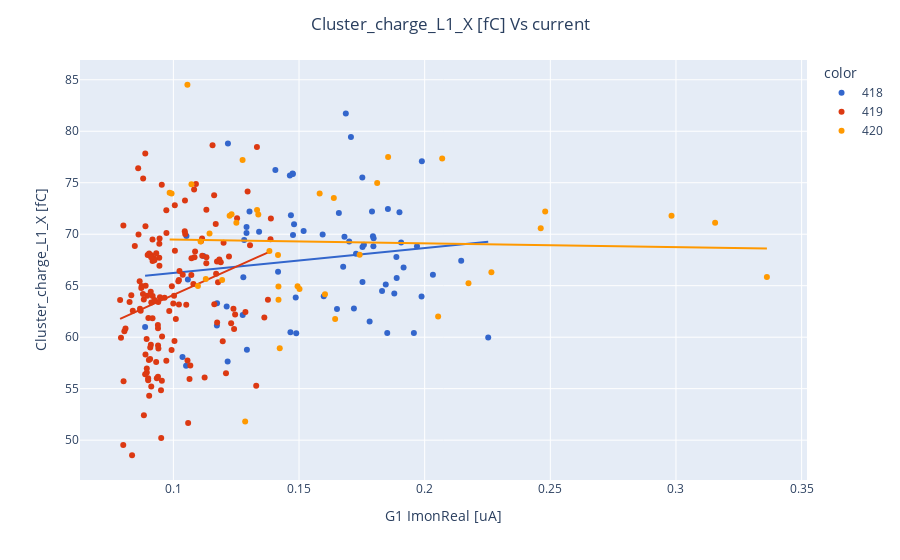
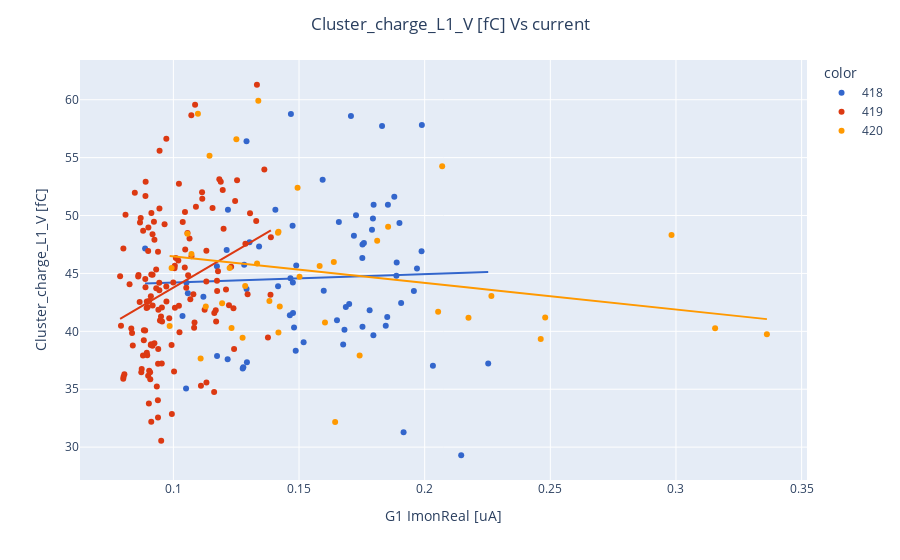
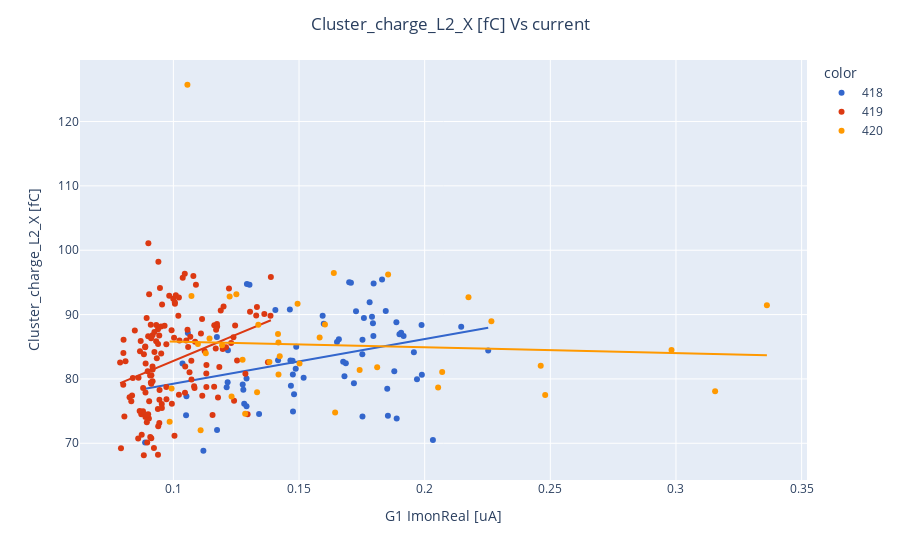
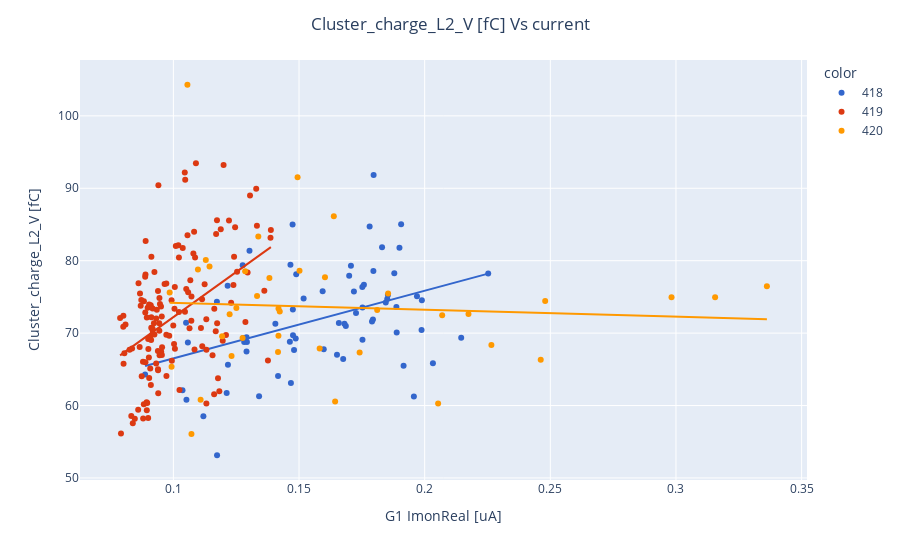

Notebook source saved alongside these figures, in order:
### Code cell
plot_parameter_by_current_run("Cluster_charge_L1_X",417)
plot_parameter_by_current_run("Cluster_charge_L1_V",417)
plot_parameter_by_current_run("Cluster_charge_L2_X",417)
plot_parameter_by_current_run("Cluster_charge_L2_V",417)
plot_parameter_by_current_run("Cluster_size_L1_X",417)
plot_parameter_by_current_run("Cluster_size_L1_V",417)
plot_parameter_by_current_run("Cluster_size_L2_X",417)
plot_parameter_by_current_run("Cluster_size_L2_V",417)
